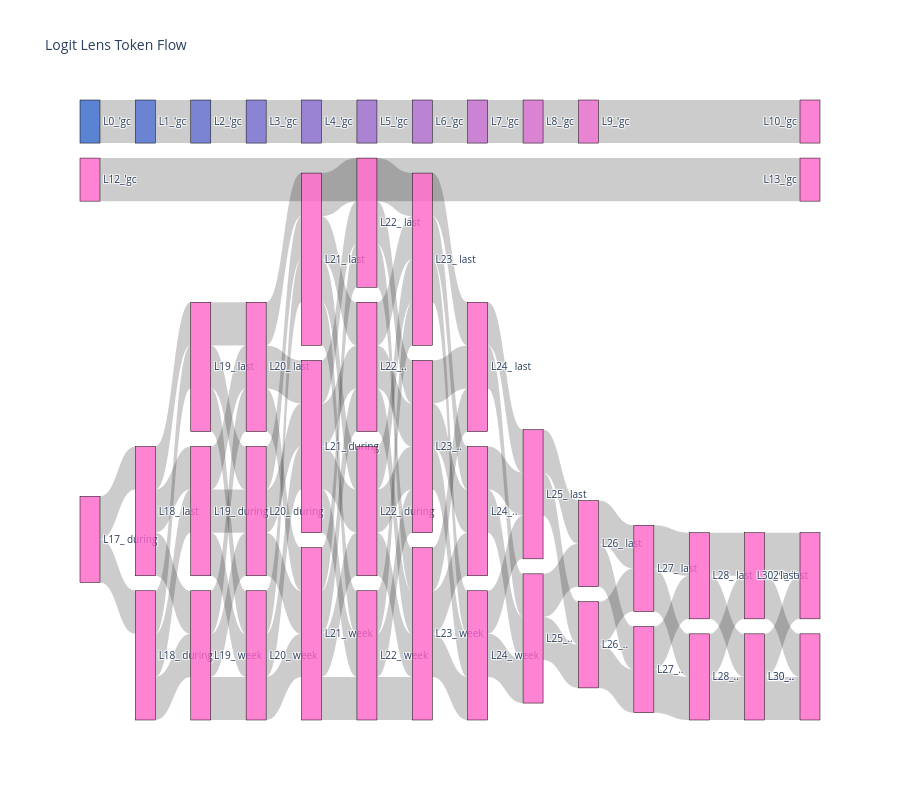

The notebook cell this image was saved under:
### Code cell
fig = plot_logit_lens_sankey(layer_tokens)
fig.show()

### Figure 1 — Plotly figure (JSON) as saved in the notebook; plotly's stock layout.template omitted (floating-point values rounded to 4 significant figures; data arrays with more than 128 entries replaced by an {"elided": "..."} marker saying what was removed)
{"data": [{"link": {"source": [0, 5, 10, 15, 20, 25, 30, 35, 40, 45, 60, 88, 88, 93, 93, 93, 91, 91, 91, 99, 99, 99, 98, 98, 98, 96, 96, 96, 104, 104, 104, 101, 101, 101, 103, 103, 103, 109, 109, 109, 109, 106, 106, 106, 106, 108, 108, 108, 108, 111, 111, 111, 112, 112, 112, 114, 114, 114, 113, 113, 113, 116, 116, 116, 117, 117, 117, 119, 119, 119, 122, 122, 121, 121, 124, 124, 126, 126, 127, 127, 131, 131, 132, 132, 136, 136, 137, 137, 141, 141, 142, 142, 147, 147, 146, 146], "target": [5, 10, 15, 20, 25, 30, 35, 40, 45, 50, 65, 93, 91, 99, 98, 96, 99, 98, 96, 104, 101, 103, 104, 101, 103, 104, 101, 103, 109, 106, 108, 109, 106, 108, 109, 106, 108, 111, 112, 114, 113, 111, 112, 114, 113, 111, 112, 114, 113, 116, 117, 119, 116, 117, 119, 116, 117, 119, 116, 117, 119, 122, 121, 124, 122, 121, 124, 122, 121, 124, 126, 127, 126, 127, 126, 127, 131, 132, 131, 132, 136, 137, 136, 137, 141, 142, 141, 142, 147, 146, 147, 146, 151, 152, 151, 152], "value": [1, 1, 1, 1, 1, 1, 1, 1, 1, 1, 1, 1, 1, 1, 1, 1, 1, 1, 1, 1, 1, 1, 1, 1, 1, 1, 1, 1, 1, 1, 1, 1, 1, 1, 1, 1, 1, 1, 1, 1, 1, 1, 1, 1, 1, 1, 1, 1, 1, 1, 1, 1, 1, 1, 1, 1, 1, 1, 1, 1, 1, 1, 1, 1, 1, 1, 1, 1, 1, 1, 1, 1, 1, 1, 1, 1, 1, 1, 1, 1, 1, 1, 1, 1, 1, 1, 1, 1, 1, 1, 1, 1, 1, 1, 1, 1]}, "node": {"color": {"elided": "160 str values"}, "label": {"elided": "160 str values"}, "line": {"color": "black", "width": 0.5}, "pad": 15, "thickness": 20}, "type": "sankey"}], "layout": {"font": {"size": 10}, "height": 800, "title": {"text": "Logit Lens Token Flow"}}}
